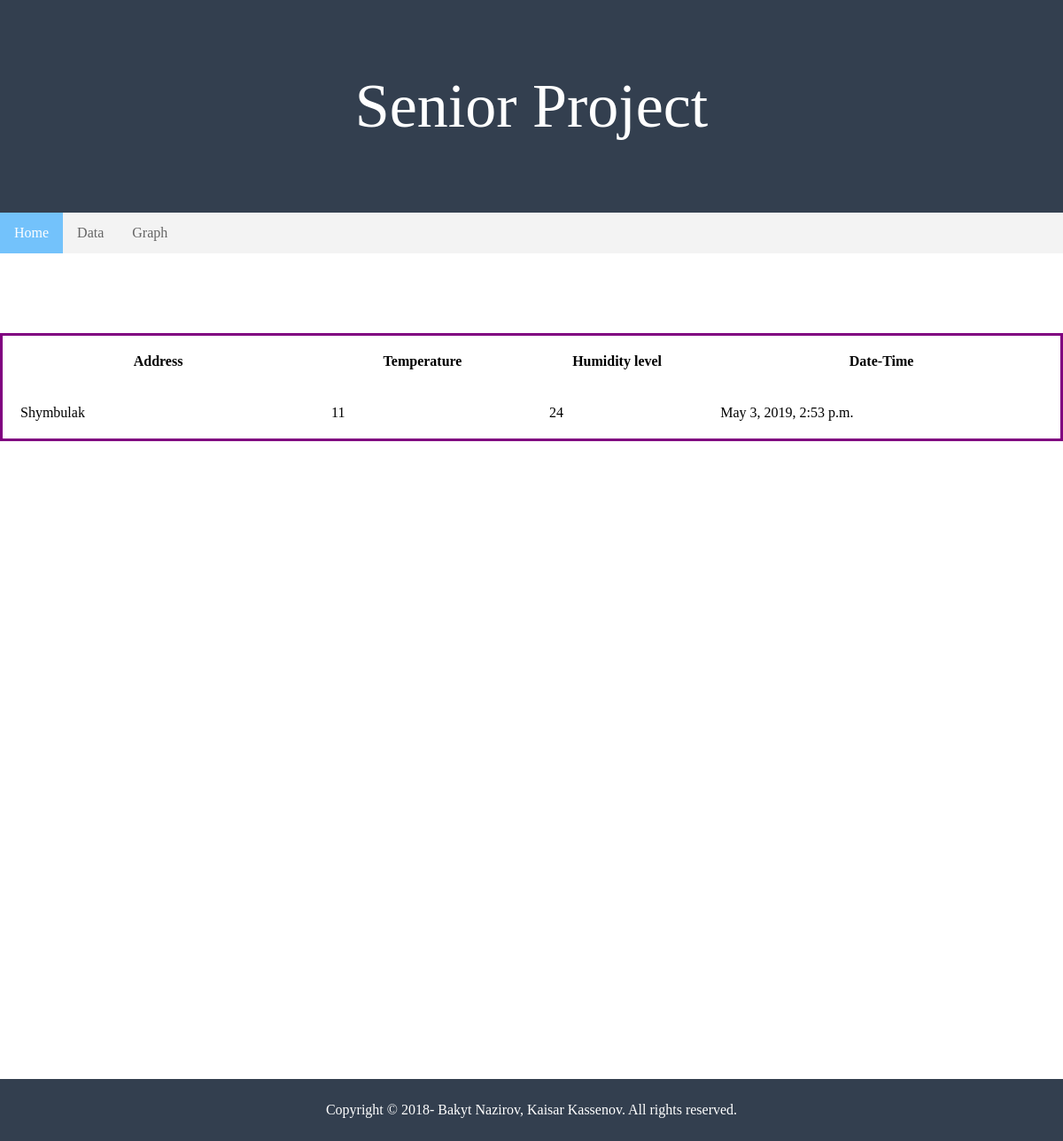
Screenshot of /2/3/ with the database file from the repository.
### main/models.py (models this page shows, shortened)
class Info(models.Model):
    device = models.ForeignKey(Device, on_delete=models.CASCADE)
    temp = models.IntegerField()
    humidity = models.IntegerField()
    date = models.DateTimeField(default=datetime.now, blank=True)

class Device(models.Model):
    place = models.CharField(max_length=200, default="UNKNOWN")
    city = models.ForeignKey(City, on_delete=models.CASCADE)
    lon = models.CharField(max_length=200, default="UNKNOWN")
    lat = models.CharField(max_length=200, default="UNKNOWN")
    is_fav = models.BooleanField(default=False)
    def __str__(self):
        return self.place

### main/views.py (the view)
# urls.py: path('<int:city_id>/<int:device_id>/', views.detail_city_inside, name='detail_city_inside'),
def detail_city_inside(request, city_id, device_id):
	try:
		device_list = Info.objects.all()
		device_name = Device.objects.get(pk = device_id)
	except City.DoesNotExist:
		raise Http404("There is no any info")
	return render(request, 'detail2.html', {'device_name' : device_name, 'device_list' : device_list})

### main/templates/detail2.html (shortened to what this page needs)
<head>
    {% load staticfiles %}
    <link rel="stylesheet" type="text/css" href="{% static 'index.css' %}" />
</head>
    <body>
  <div class="header">
      <p style="font-size:70px; text-align:center; color:white;">Senior Project</p>
  </div>
  <ul>
  <li><a class="active" href="../../">Home</a></li>
  <li><a href="../../data">Data</a></li>
  <li><a href="../graph">Graph</a></li>
</ul>
<table>
  <thead>
  <tr>
    <th>Address</th>
    <th>Temperature</th>
    <th>Humidity level</th>
    <th>Date-Time</th>
  </tr>
  </thead>
  <tbody>
    {% for info in device_list %}
      {% if info.device == device_name %}
        <tr>
          <td> {{ info.device }} </td>
          <td> {{ info.temp }} </td>
          <td> {{ info.humidity }} </td>
          <td> {{ info.date }} </td>
        </tr>
      {% endif %}
        <br>
    {% endfor %}
  </tbody>
</table>
</body>
<footer style="margin-top: 60%">
  <nav class="footer-nav" role="navigation">
    <p>Copyright &copy; 2018-
      <?php echo date("Y"); ?> Bakyt Nazirov, Kaisar Kassenov. All rights reserved.</p>
  </nav>
</footer>

### main/static/index.css (style rules this page uses)
body { background-image: url("http://rosemarieberger.com/wp-content/uploads/2017/03/water-blue-ocean.jpg"); background-attachment: fixed; background-position: center; background-repeat: no-repeat; background-size: cover; margin: 0; }
table { table-layout: fixed; width: 100%; border-collapse: collapse; border: 3px solid purple; }
thead th:nth-child(1) { width: 30%; }
thead th:nth-child(2) { width: 20%; }
thead th:nth-child(3) { width: 15%; }
thead th:nth-child(4) { width: 35%; }
th, td { padding: 20px; }
footer { background-image: url("header.png"); padding: 10px; text-align: center; color: white; }
ul { list-style-type: none; margin: 0; padding: 0; overflow: hidden; background-color: #f3f3f3; }
li { float: left; }
li a { display: block; color: #666; text-align: center; padding: 14px 16px; text-decoration: none; }
li a.active { color: white; background-color: #73c2fb; }
div.header { padding: 10px; background-image: url("header.png"); }
.footer-nav p { text-align: center; }

### rows the page displays
Info: device "Shymbulak", temp "11", humidity "24", date "May 3, 2019, 2:53 p.m."
